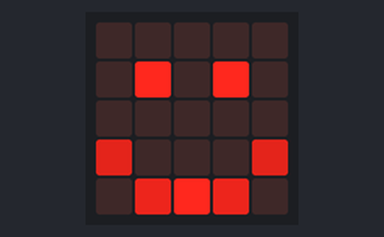
Simulated run of this program. Board: BBC micro:bit running MicroPython. Parts: the board's 5×5 LED display.

Above: at 0.1 s.
At 1.3 s:
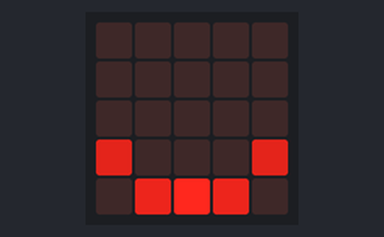

Measured:
- by itself, everything shown: repeats every 1.5 s, in 3 steps

The program:

animation_images04.py
```python
from microbit import *

# display.show(Image.HAPPY)

# create first image, LED 0 off, 9 on full
# and any values inbetween
# name the image depending on the subject
# one word with _ between words if necessary
my_image01 = Image("00000:"
                   "09090:"
                   "00000:"
                   "60006:"
                   "07970")

# make a small change to the image
my_image02 = Image("00000:"
                   "05050:"
                   "00000:"
                   "60006:"
                   "07970")

# create third image to loop animation
my_image03 = Image("00000:"
                   "00000:"
                   "00000:"
                   "60006:"
                   "07970")

# create a forever loop
while True:
    display.show(my_image01)
    # vary timing depending on the subject
    sleep(1000)
    display.show(my_image02)
    sleep(150)
    display.show(my_image03)
    sleep(300)
```
